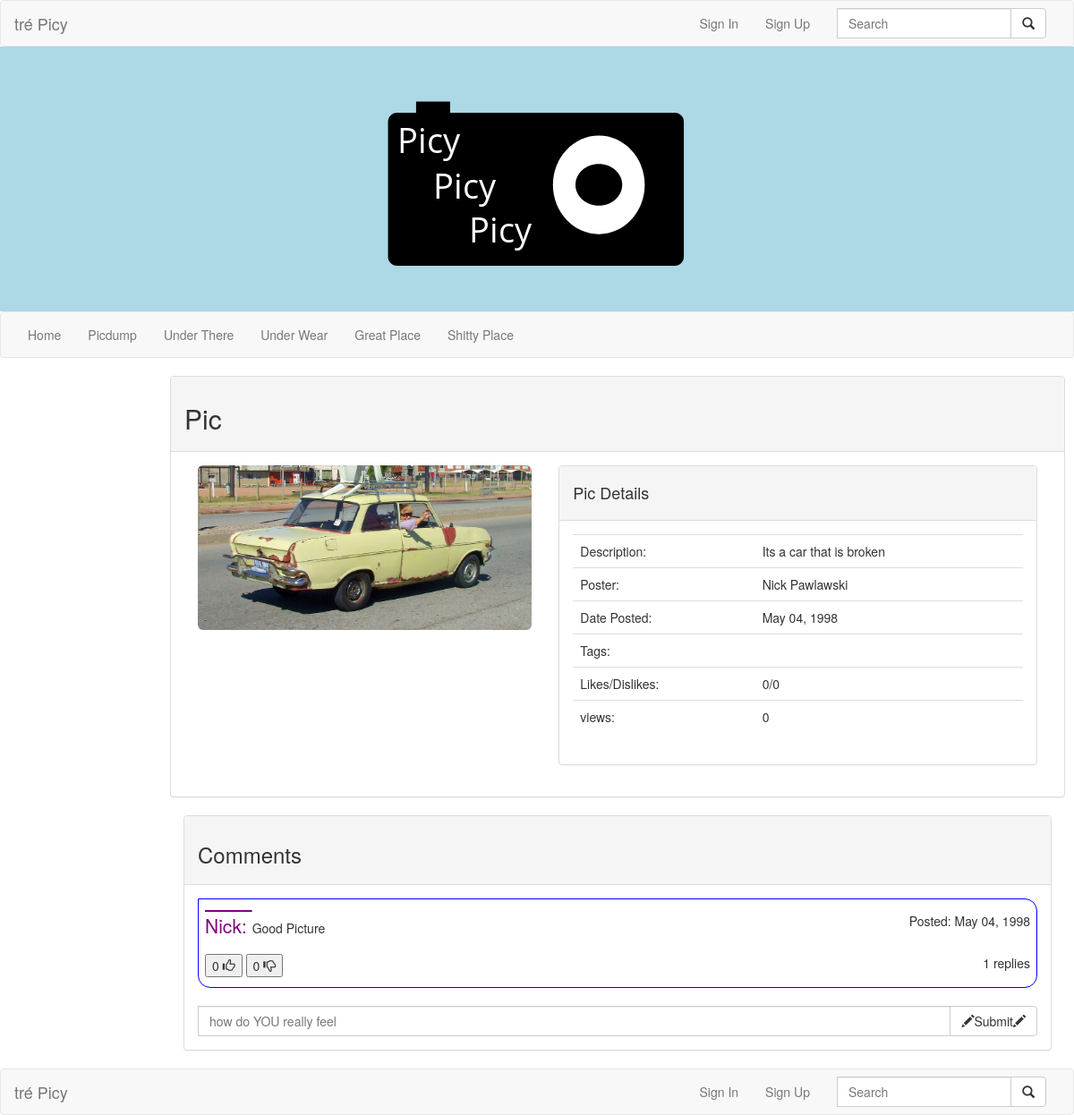
Screenshot of /image.php?img=1 with the database file from the repository.
### tables this page shows
CREATE TABLE `Image` (
  `ImageID` int(11) NOT NULL,
  `UID` int(11) NOT NULL,
  `Path` varchar(255) NOT NULL,
  `Title` varchar(255) DEFAULT NULL,
  `Description` text,
  `Likes` int(11) DEFAULT NULL,
  `Dislikes` int(11) DEFAULT NULL,
  `ViewCount` int(11) DEFAULT NULL,
  `Privacy` int(1) NOT NULL,
  `Date` datetime NOT NULL DEFAULT CURRENT_TIMESTAMP
);

CREATE TABLE `User` (
  `UID` int(11) NOT NULL,
  `Username` varchar(255) DEFAULT NULL,
  `Password` varchar(255) DEFAULT NULL,
  `Email` varchar(255) DEFAULT NULL,
  `DateOfRegistration` datetime NOT NULL DEFAULT CURRENT_TIMESTAMP,
  `FirstName` varchar(255) DEFAULT NULL,
  `LastName` varchar(255) DEFAULT NULL
);

CREATE TABLE `Comments` (
  `CommentID` int(11) NOT NULL,
  `UID` int(11) NOT NULL,
  `ImageID` int(11) NOT NULL,
  `Comment` longtext,
  `Likes` int(11) NOT NULL,
  `Dislikes` int(11) NOT NULL,
  `Date` datetime NOT NULL DEFAULT CURRENT_TIMESTAMP
);

### image.php (the view, shortened to what this page needs)
<?php
  include 'connect.php';
  if(isset($_GET['img'])){
    try {
      $sql = "SELECT * FROM Image WHERE ImageID = ?";
      $st = $pdo->prepare($sql);
      $st->bindValue(1, $_GET['img']);
      $st->execute();
      if($imageTup = $st->fetch()){
      }else{
        header("location: index.php");
      }
      $sql = "SELECT * FROM User WHERE UID = ?";
      $st = $pdo->prepare($sql);
      $st->bindValue(1, $imageTup['UID']);
      $st->execute();
      $userTup = $st->fetch();
    } catch (PDOException $e) {
      die($e->getMessage());
    }
  }else{
    header("location: index.php");
  }
?>
<!DOCTYPE html>
<html>
  <head>
    <link rel="stylesheet" href="css/image.css">
    <link rel="stylesheet" href="css/home.css">
  </head>
  <body>
    <?php include 'header.php'; ?>
    <br>
    <div class="row">
      <div class="col-md-2">
      </div>
      <div class="container-fluid">
        <div class="col-md-10">
          <div class="row">
            <div class="panel panel-default">
              <div class="panel-heading"><h2>Pic</h2></div>
              <div class="panel-body">
                <div class="col-md-5">
                  <div class="imageBox">
                    <?php echo '<img class="img-rounded mainImg" src="images/'.$imageTup['Path'].'" alt="'.$imageTup['Title'].'" title="'.$imageTup['Title'].'">'; ?>
                  </div><br>
                </div>
                <div class="col-md-7">
                  <div class="panel panel-default">
                    <div class="panel-heading">
                      <h4>Pic Details</h4>
                    </div>
                    <div class="panel-body">
                      <table class="table table-hover">
                        <tbody>
                          <tr>
                            <td>Description:</td>
                            <td><?php echo $imageTup['Description']; ?></td>
                          </tr>
                          <tr>
                            <td>Poster:</td>
                            <td><?php echo $userTup['FirstName'].' '.$userTup['LastName']; ?></td>
                          </tr>
                          <tr>
                            <td>Date Posted:</td>
                            <td><?php echo date('F d, Y', strtotime($imageTup['Date'])); ?></td>
                          </tr>
                          <tr>
                            <td>Tags:</td>
                            <td></td>
                          </tr>
                          <tr>
                            <td>Likes/Dislikes:</td>
                            <td><?php echo $imageTup['Likes'].'/'.$imageTup['Dislikes']; ?></td>
                          </tr>
                          <tr>
                            <td>views:</td>
                            <td><?php echo $imageTup['ViewCount']; ?></td>
                          </tr>
                        </tbody>
                      </table>
                    </div>
                  </div>
                </div>
              </div>
            </div>
          </div>
          <?php include 'comments.php'; ?>
        </div>
      </div>
      </div>
    <?php include 'footer.php'; ?>
  </body>
</html>

### php/popComments.php (shortened to what this page needs)
<?php
include 'connect.php';
try {
  $sql = "SELECT * FROM Comments WHERE ImageID = ? ORDER BY Date DESC";
  $commentST = $pdo->prepare($sql);
  $commentST->bindValue(1, $_GET['img']);
  $commentST->execute();
} catch (PDOException $e) {
  die($e->getMessage());
}
while($commentTup = $commentST->fetch()){
  try {
    $sql = "SELECT count(ReplyID) as replies FROM CommentReply WHERE CommentID = ?";
    $numReplyST = $pdo->prepare($sql);
    $numReplyST->bindValue(1, $commentTup['CommentID']);
    $numReplyST->execute();
    $sql = "SELECT * FROM User WHERE UID = ?";
    $commenterST = $pdo->prepare($sql);
    $commenterST->bindValue(1, $commentTup['UID']);
    $commenterST->execute();
  } catch (PDOException $e) {
    $e->getMessage();
  }
  $numRep = $numReplyST->fetch();
  $commenterTup = $commenterST->fetch();
  echo '<details>
    <summary class="commenter-row">
      <div class="row cr">
        <p><span class="commenter">'.$commenterTup['Username'].': </span>'.$commentTup['Comment'].'</p>
        <p class="pull-right">Posted: '.date('F d, Y', strtotime($commentTup['Date'])).'</p><br>
      </div>
      <div class="row cr">
        <form class="" action="image.php?img='.$_GET['img'].'" method="post">
          <button type="submit" name="like" value="'.$commentTup['CommentID'].'">'.$commentTup['Likes'].' <span class="glyphicon glyphicon-thumbs-up"></span></button>
          <button type="submit" name="dislike" value="'.$commentTup['CommentID'].'">'.$commentTup['Dislikes'].' <span class="glyphicon glyphicon-thumbs-down"></span></button>
          <p class="pull-right">'.$numRep['replies'].' replies</p>
        </form>
      </div>
    </summary>';
    echo '<br><form class="input-group reply" action="image.php?img='.$_GET['img'].'" method="post">
      <div class="form-group">
        <input type="text" class="form-control" name="reply" placeholder="what do YOU want to say to '.$commenterTup['Username'].'"></input>
      </div>
        <div class="input-group-btn" style="height=100%;">
          <button class="btn btn-default" type="submit" name="replybtn" value="'.$commentTup['CommentID'].'"><span class="glyphicon glyphicon-pencil"></span>Submit<span class="glyphicon glyphicon-pencil"></span></button>
        </div>
    </form>
  </details><br>';
}
echo '<form class="input-group" style="width: 100%;" action="image.php?img='.$_GET['img'].'" method="post">
  <div class="form-group">
    <input type="text" class="form-control" name="comment" placeholder="how do YOU really feel"></input>
  </div>
    <div class="input-group-btn" style="height=100%;">
      <button class="btn btn-default" type="submit" name=""><span class="glyphicon glyphicon-pencil"></span>Submit<span class="glyphicon glyphicon-pencil"></span></button>
    </div>
</form>';
 ?>

### css/image.css (style rules this page uses)
.mainImg { width: 100%; }

### css/comments.css (style rules this page uses)
.commenter { color: purple; text-decoration: overline; font-size: 1.5em; }
.panel-body summary p { font-size: 1em; text-align: left; }
button, p { display: inline-block; }
.commenter-row { border: 1px solid blue; border-radius: 0em 1em 1em 1em; padding: 0.5em 0.5em 0em 0.5em; }
.cr { margin: 0.5em 0em; }

### rows the page displays
image: Path (picture), Description "Its a car that is broken", Date "May 04, 1998", Likes "0", Dislikes "0", ViewCount "0"
user: FirstName "Nick", LastName "Pawlawski"
comments: UID.Username "Nick", Comment "Good Picture", Date "May 04, 1998", Likes "0", Dislikes "0", replies "1"
